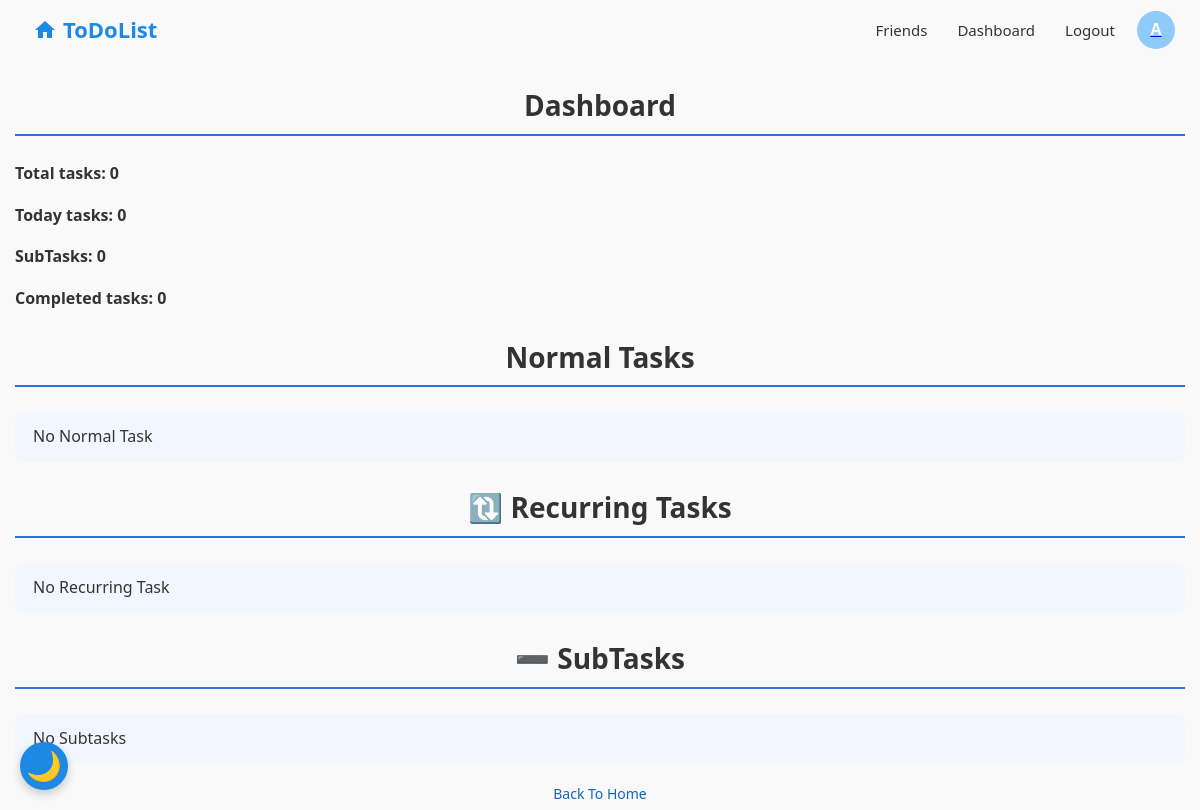
Before: /dashbord/ (signed in) with the older database file.
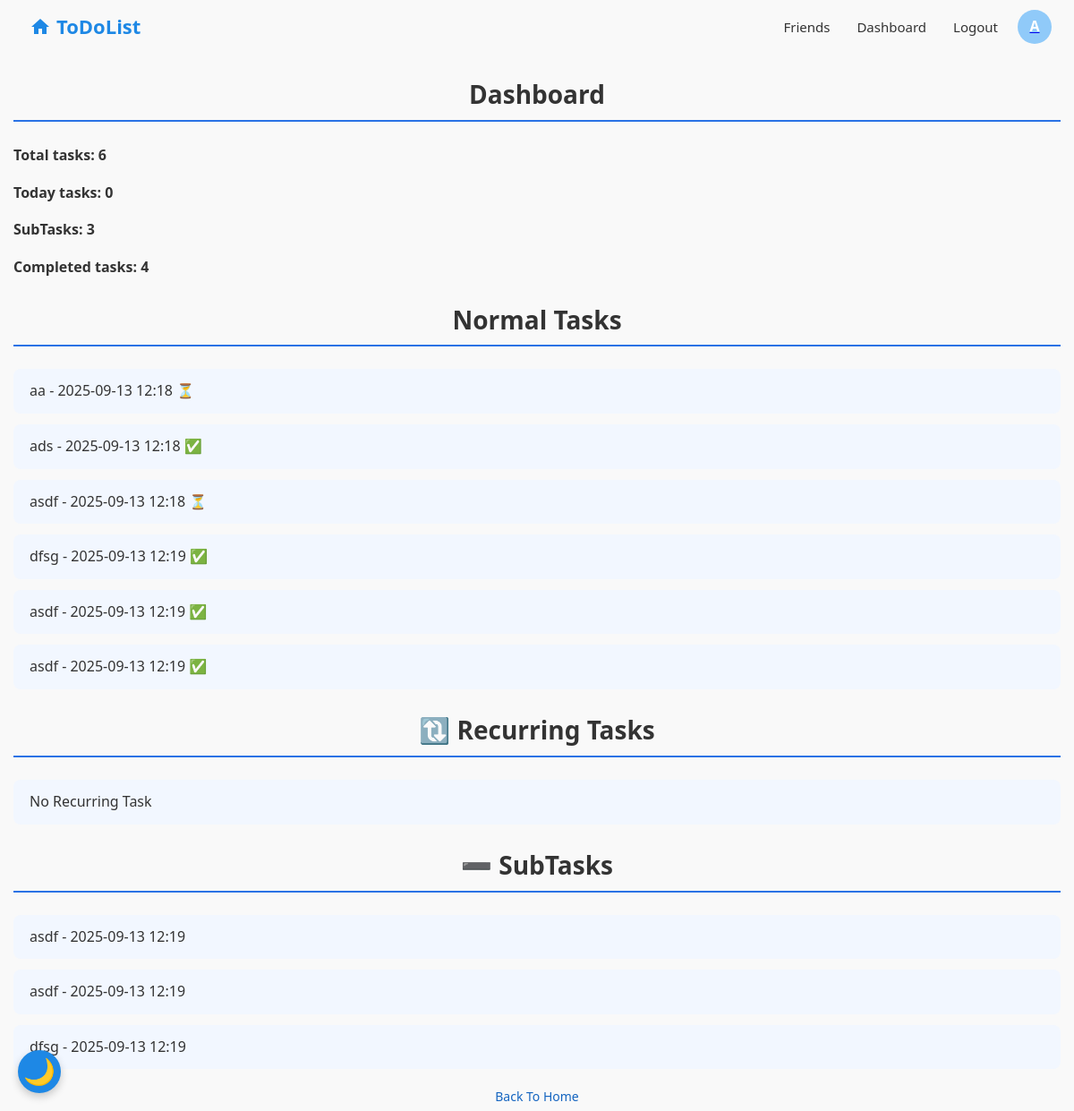
After: the same page with the newer database file.
### base/models.py (models this page shows, shortened)
class Task(models.Model):
    category = models.ForeignKey(Category, on_delete=models.SET_NULL,null=True, blank=True)
    user = models.ForeignKey(settings.AUTH_USER_MODEL, on_delete=models.CASCADE)
    title = models.CharField(max_length=200)
    completed = models.BooleanField(default=False)
    created = models.DateTimeField(auto_now_add=True)
    reminder_at = models.DateTimeField(null=True, blank=True)
    is_notified = models.BooleanField(default=False)
    due_date = models.DateTimeField(null=True, blank=True)
    recurring_task = models.ForeignKey('RecurringTask', null=True, blank=True, on_delete=models.SET_NULL, related_name='tasks')
    parent = models.ForeignKey('self', null=True, blank=True, on_delete=models.CASCADE,related_name='subtasks')
    updated_at = models.DateTimeField(null=True, blank=True)
    bio = models.TextField(null=True, blank=True)
    attachment = models.FileField(upload_to='tasks_files/', null=True, blank=True)
    share_with = models.ManyToManyField(User, related_name='shared_tasks', blank=True)
    PRIORITY_CHOICES = [
        (1,'low'),
        (2,'medium'),
        (3, 'high')
    ]
    priority = models.IntegerField(choices=PRIORITY_CHOICES, default=2)

### base/views.py (the view)
# urls.py: path('dashbord/', views.dashbord, name='dashbord'),
def dashbord(request):
    user = request.user
    today = now().date()
    normal_tasks = Task.objects.filter(user=user, recurring_task__isnull=True)
    recurring_tasks_instance = Task.objects.filter(user=user, recurring_task__isnull=False)
    recurring_tasks = RecurringTask.objects.filter(user=user, active=True)
    total_recurring_definitions = RecurringTask.objects.filter(user=user).count()
    total_normal = Task.objects.filter(user=user).count()
    total = total_normal + total_recurring_definitions
    done_tasks = Task.objects.filter(user=user, completed=True).count()
    today_normal_tasks = Task.objects.filter(user=user, created__date=today).count()
    today_tasks = today_normal_tasks + total_recurring_definitions
    subtasks_count = Task.objects.filter(user=user).exclude(parent=None).count()
    subtasks_list = Task.objects.filter(user=user).exclude(parent=None).order_by('-created')
    context = {
        'total': total,
        'done_tasks': done_tasks,
        'today_tasks': today_tasks,
        'recurring_tasks': recurring_tasks,
        'normal_tasks': normal_tasks,
        'recurring_tasks_instance': recurring_tasks_instance,
        'total_normal':total_normal,
        'total_recurring_definitions':total_recurring_definitions,
        'subtasks_count':subtasks_count,
        'subtasks_list':subtasks_list
    }
    return render(request, 'base/dashbord.html', context)

### base/templates/base/dashbord.html
{% extends 'base/main.html' %}
{% block content %}
<h2>Dashboard</h2>
<p><strong>Total tasks: {{ total }}</strong></p>
<p><strong>Today tasks: {{ today_tasks }}</strong></p>
<p><strong>SubTasks: {{ subtasks_count }}</strong></p>
<p><strong>Completed tasks: {{done_tasks}}</strong></p>
<h2>Normal Tasks</h2>
<ul class="task-list-normal">
    {% for task in normal_tasks %}
        <li>
            {{ task.title }} - {{ task.created|date:"Y-m-d H:i" }}
            {% if task.completed %} ✅{% else %} ⏳{% endif %}
        </li>
    {% empty %}
        <li>No Normal Task</li>
    {% endfor %}
</ul>
<h2>🔃 Recurring Tasks</h2>
<ul class="task-list-recurring">
    {% for rec in recurring_tasks %}
        <li>
            {{ rec.title }} - every {{ rec.interval }} {{ rec.interval_type }}
            (start: {{ rec.start_date|date:"Y-m-d H:i" }})
        </li>
    {% empty %}
        <li>No Recurring Task</li>
    {% endfor %}
</ul>
<h2>➖ SubTasks</h2>
<ul class="task-list-subtasks">
    {% for subtask in subtasks_list %}
        <li>
            {{ subtask.title }} - {{ subtask.created|date:"Y-m-d H:i" }}
        </li>
    {% empty %}
        <li>No Subtasks</li>
    {% endfor %}
</ul>
<div class="container1">
  <a href="/" class="back-to-home">Back To Home</a>
</div>
{% endblock content %}

Changed rows visible on the page:
added Task: title "aa", created "2025-09-13 12:18", shown under "Normal Tasks"
added Task: title "ads", created "2025-09-13 12:18", shown under "Normal Tasks"
added Task: title "asdf", created "2025-09-13 12:18", shown under "Normal Tasks"
added Task: title "dfsg", created "2025-09-13 12:19"
added Task: title "asdf", created "2025-09-13 12:19"
added Task: title "asdf", created "2025-09-13 12:19"
Other visible differences:
{{ total }}: "0" → "6"
{{ subtasks_count }}: "0" → "3"
{{ done_tasks }}: "0" → "4"
text no longer shown: "No Normal Task No Subtasks"
